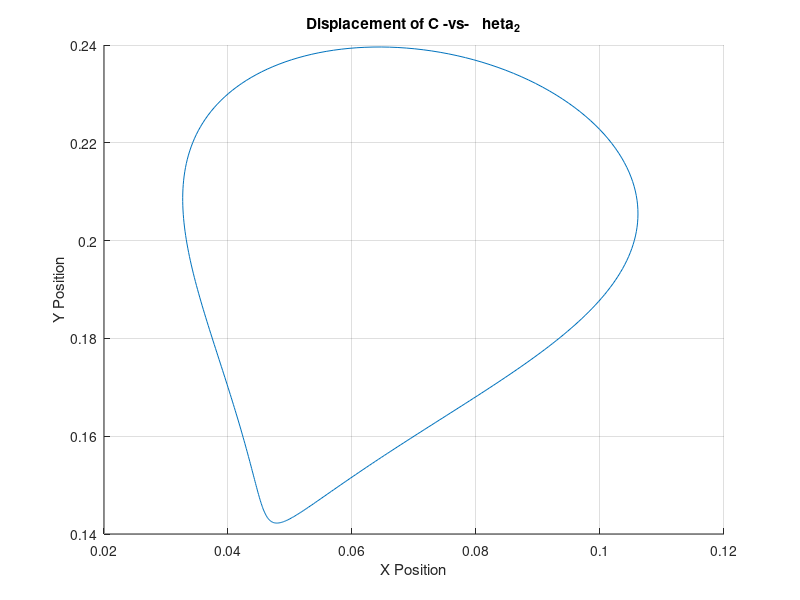
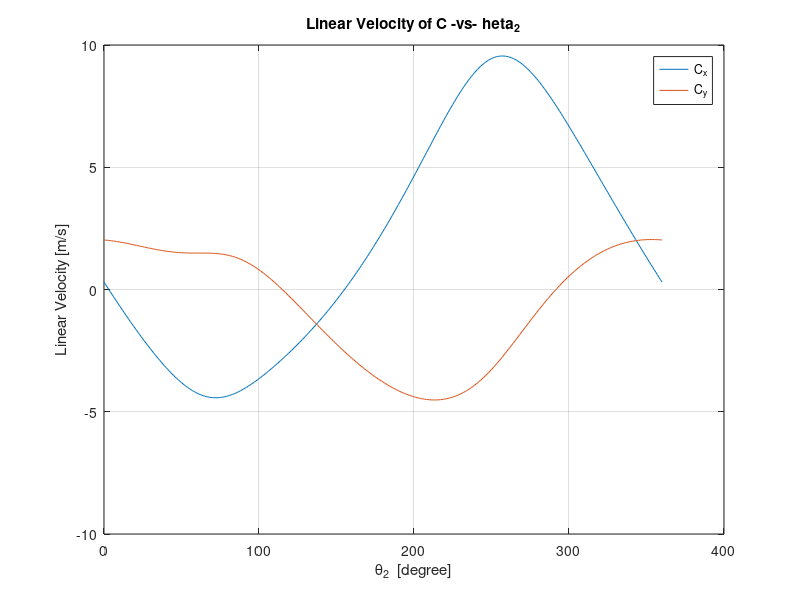
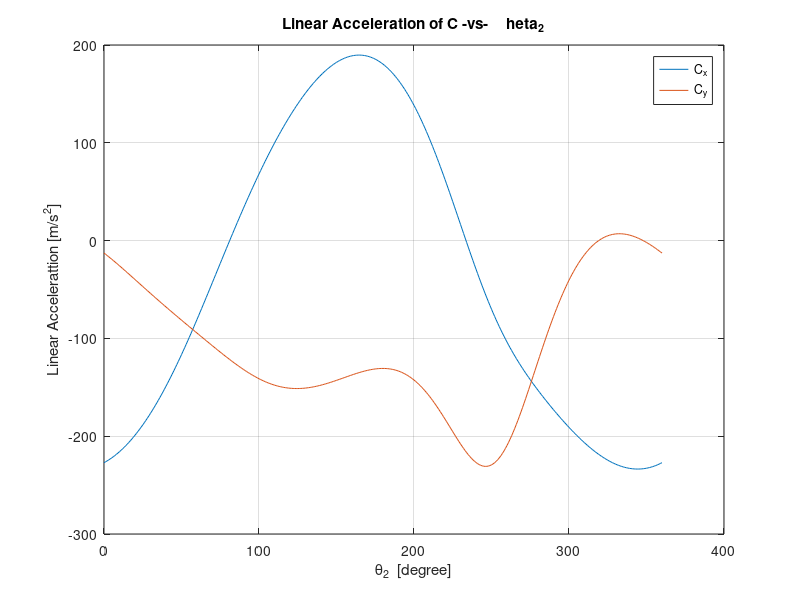
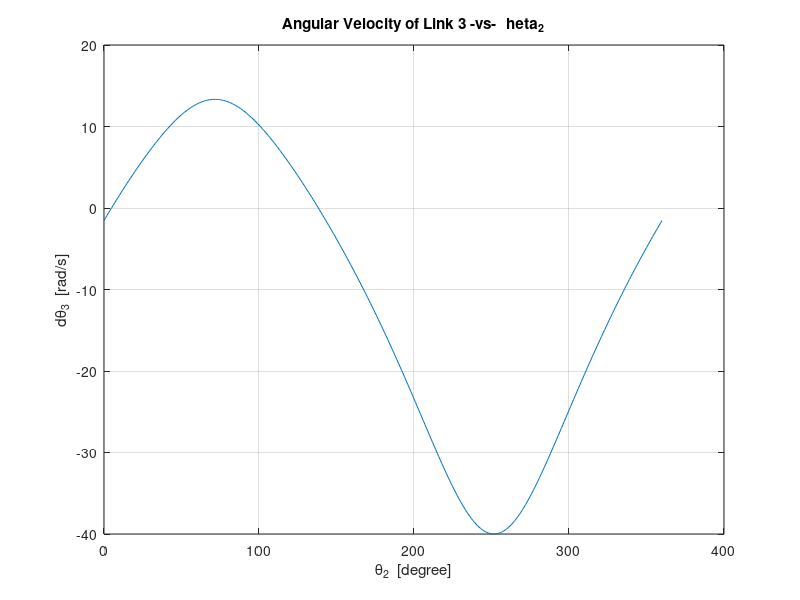

Source code (MATLAB) for these figures, in order:
% MTE 321 Project 2:
% Kinematic Analysis of Rotational Mechanism
% By: Ryan Chen, Jeremy Phy, Jackie Zhu
% Submitted April 5, 2022


% Independant variables in appropriate units
dtheta2 = 40;
ddtheta2 = 0;

% Initialize arrays to collect desired values
M12 = [];
Cx_list = zeros(1, 360);
Cy_list = zeros(1, 360);
dCx_list = zeros(1, 360);
dCy_list = zeros(1, 360);
ddCx_list = zeros(1, 360);
ddCy_list = zeros(1, 360);

theta3_list = zeros(1, 360);
dtheta3_list = zeros(1, 360);
ddtheta3_list = zeros(1, 360);

a2x_list = zeros(1, 360);
a2y_list = zeros(1, 360);
a3x_list = zeros(1, 360);
a3y_list = zeros(1, 360);

shaking_force = zeros(1, 360);
shaking_moment = zeros(1, 360);

M = cell(360, 1);

F12x_list = zeros(1, 360);
F12y_list = zeros(1, 360);
F23x_list = zeros(1, 360);
F23y_list = zeros(1, 360);
F13_list = zeros(1, 360);
M12_list = zeros(1, 360);



% Iterate through the values of theta to find the required for all angles:
for theta2 = 0:1:360
    
    % Part A and B) Eqns of angles and C's displacement
    theta3 = atan2d((0.12-0.05*sind(theta2)), (0.04-0.05*cosd(theta2)));

    ro3x = 0.05*cosd(theta2) + 0.10*cosd(theta3);
    ro3y = 0.05*sind(theta2) + 0.10*sind(theta3);
    r3 = sqrt(ro3x^2 + ro3y^2);

    dtheta3 = ((0.05*dtheta2)/r3)*cosd(theta2 - theta3);
    ddtheta3 = -(0.05/r3)*(dtheta2^2)*sind(theta2 - theta3);

    theta3_list(theta2 + 1) = theta3;
    dtheta3_list(theta2 + 1) = dtheta3;
    ddtheta3_list(theta2 + 1) = ddtheta3;

    Cx_list(theta2 + 1) = 0.05*cosd(theta2) + 0.20*cosd(theta3);
    Cy_list(theta2 + 1) = 0.05*sind(theta2) + 0.20*sind(theta3);

    dCx_list(theta2 +1) = -0.05*dtheta2*sind(theta2) - 0.20*dtheta3*sind(theta3);
    dCy_list(theta2 +1) = 0.05*dtheta2*cosd(theta2) + 0.20*dtheta3*cosd(theta3);

    ddCx_list(theta2 +1) = -0.05*(dtheta2^2)*cosd(theta2) - 0.20*(dtheta3^2)*cosd(theta3) - 0.20*ddtheta3*sind(theta3);
    ddCy_list(theta2 +1) = -0.05*(dtheta2^2)*sind(theta2) - 0.20*(dtheta3^2)*sind(theta3) + 0.20*ddtheta3*cosd(theta3);

    dR3 = 0.05*dtheta2*sind(theta2 - theta3);
    
    % Part C:
    vo3x = -0.05*dtheta2*sind(theta2) - 0.10*dtheta3*sind(theta3);
    vo3y = 0.05*dtheta2*cosd(theta2) + 0.10*dtheta3*cosd(theta3);
    
    ag2x = -0.025*(dtheta2^2)*cosd(theta2);
    ag2y = -0.025*(dtheta2^2)*sind(theta2);
    ag3x = -0.05*(dtheta2^2)*cosd(theta2) - 0.1*(dtheta3^2)*cosd(theta3) - 0.1*ddtheta3*sind(dtheta3);
    ag3y = -0.05*(dtheta2^2)*sind(theta2) - 0.1*(dtheta3^2)*sind(theta3) + 0.1*ddtheta3*cosd(dtheta3);
    
    Io = 5.33 * 10^-5;
    m2 = 0.00265;
    m3 = 0.016;

    % Solving Force matrix using Eqns from above
    B = [m2*ag2x; m2*ag2y; 0; m3*ag3x; m3*ag3y; Io*ddtheta3];
    A = [-1 0 1 0 0 0;
         0 -1 0 1 0 0;
         0 0 -0.05*sind(theta2) 0.05*cosd(theta2) 0 1;
         0 0 -1 0 cosd(theta3 - 90) 0;
         0 0 0 -1 sind(theta3 - 90) 0;
         0 0 -0.10*sind(theta3) 0.10*cosd(theta3) (r3-0.1)*cosd(theta3)*sind(theta3-90)-(r3-0.1)*sind(theta3)*cosd(theta3-90) 0
        ];

    F = A\B;
    
    M{theta2 + 1} = F;

    F12x_list(theta2 + 1) = F(1, 1);
    F12y_list(theta2 + 1) = F(2, 1);
    F23x_list(theta2 + 1) = F(3, 1);
    F23y_list(theta2 + 1) = F(4, 1);
    F13_list(theta2 + 1) = F(5, 1);
    M12_list(theta2 + 1) = F(6, 1);
    
    % Shaking force/moment Eqns for part D
    shaking_x = F(5, 1)*cosd(theta3-90) - F(1,1);
    shaking_y = F(5, 1)*sind(theta3-90) - F(2,1);
    shaking_force(theta2 + 1) = sqrt(shaking_x^2 + shaking_y^2);
    shaking_angle = atan2d(shaking_y, shaking_x);

    shaking_moment(theta2 + 1) = F(6, 1) - F(5, 1)*cosd(theta3-90)*0.12 - F(5, 1)*sind(theta3-90)*0.04;
    
end

% Plot all deliverables:
x = 0 : 1 : 360;
axis auto;
grid on;
figure_num = 1;

% Part A, Displacement, Linear Velocity and Linear Accelerations of C
figure(figure_num);
plot3(x, Cx_list, Cy_list);
grid on;
title("Displacement of C -vs- \theta_2");
xlabel('\theta_2  [degree]')
ylabel('X Position')
zlabel('Y Position')
view(90, 0);

figure_num = figure_num + 1;
figure(figure_num);
plot(x, dCx_list, x, dCy_list);
grid on;
legend('C_x', 'C_y'); 
title("Linear Velocity of C -vs- \theta_2");
xlabel('\theta_2  [degree]')
ylabel('Linear Velocity [m/s]')

figure_num = figure_num + 1;
figure(figure_num);
plot(x, ddCx_list, x, ddCy_list);
legend('C_x', 'C_y'); 
title("Linear Acceleration of C -vs- \theta_2");
grid on;
xlabel('\theta_2  [degree]')
ylabel('Linear Accelerattion [m/s^2]')


% Part B, Angular Velocity and Angular Acceleration of link 3,
figure_num = figure_num + 1;
figure(figure_num);
plot(x, dtheta3_list);
title("Angular Velocity of Link 3 -vs- \theta_2");
grid on;
xlabel('\theta_2  [degree]')
ylabel('d\theta_3  [rad/s]')


figure_num = figure_num + 1;
figure(figure_num);
plot(x, ddtheta3_list);
title("Angular Acceleration of Link 3 -vs- \theta_2");
grid on;
xlabel('\theta_2  [degree]')
ylabel('dd\theta_3  [rad/s^2]')


% Part C =====
figure_num = figure_num + 1;
figure(figure_num);
plot(x, F12x_list);
title("F12x -vs- \theta_2");
grid on;
xlabel('\theta_2  [degree]')
ylabel('F12x  [N]')

figure_num = figure_num + 1;
figure(figure_num);
plot(x, F12y_list);
title("F12y -vs- \theta_2");
grid on;
xlabel('\theta_2  [degree]')
ylabel('F12y  [N]')

figure_num = figure_num + 1;
figure(figure_num);
plot(x, F23x_list);
title("F23x -vs- \theta_2");
grid on;
xlabel('\theta_2  [degree]')
ylabel('F23x  [N]')

figure_num = figure_num + 1;
figure(figure_num);
plot(x, F23y_list);
title("F23y -vs- \theta_2");
grid on;
xlabel('\theta_2  [degree]')
ylabel('F23y  [N]')

figure_num = figure_num + 1;
figure(figure_num);
plot(x, F13_list);
title("F13 -vs- \theta_2");
grid on;
xlabel('\theta_2  [degree]')
ylabel('F13  [N]')

figure_num = figure_num + 1;
figure(figure_num);
plot(x, M12_list);
title("M12 -vs- \theta_2");
grid on;
xlabel('\theta_2  [degree]')
ylabel('M12  [N]')


% Part D =====
figure_num = figure_num + 1;
figure(figure_num);
plot(x, shaking_force);
title("Shaking Force -vs- \theta_2");
grid on;
xlabel('\theta_2  [degree]')
ylabel('Shaking Force  [N]')

figure_num = figure_num + 1;
figure(figure_num);
plot(x, shaking_moment);
title("Shaking Moment -vs- \theta_2");
grid on;
xlabel('\theta_2  [degree]')
ylabel('Shaking Moment  [N*m]')
